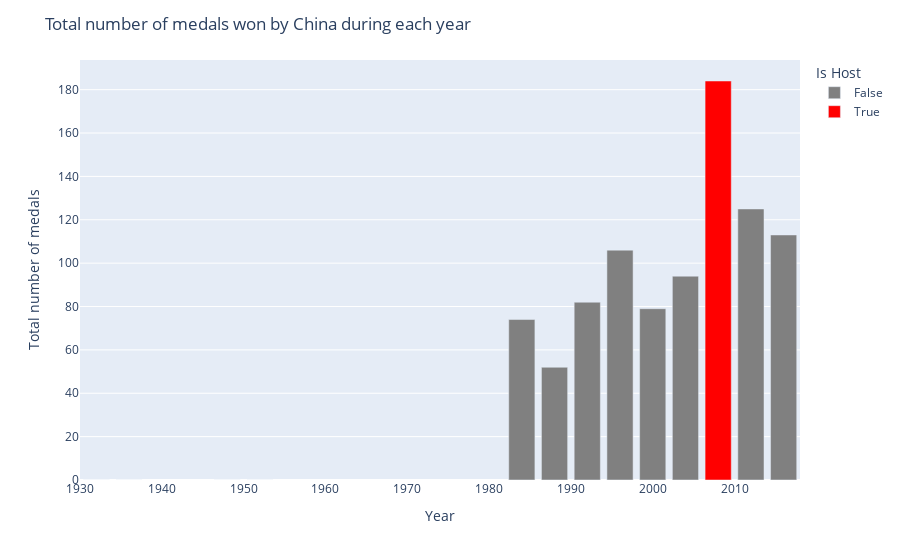

The code cell stored with this chart in its notebook:
### Code cell
chn_df = final_df_summer[final_df_summer['NOC'] == 'CHN']
final_chn = chn_df.groupby(['Year', 'Is Host']).count()['Medal'].reset_index()
color_discrete_map={
                 True: 'red',
                 False: 'grey'
                 }
fig = px.bar(final_chn,x='Year',y='Medal', color='Is Host',
             color_discrete_map=color_discrete_map,
             labels={
    'Medal': 'Total number of medals'
})
fig.update_layout(title='Total number of medals won by China during each year')
fig.show()

### Figure 1 — Plotly figure (JSON) as saved in the notebook; plotly's stock layout.template omitted (floating-point values rounded to 4 significant figures)
{"data": [{"alignmentgroup": "True", "hovertemplate": "Is Host=False<br>Year=%{x}<br>Total number of medals=%{y}<extra></extra>", "legendgroup": "False", "marker": {"color": "grey", "pattern": {"shape": ""}}, "name": "False", "offsetgroup": "False", "orientation": "v", "showlegend": true, "textposition": "auto", "type": "bar", "x": [1932, 1936, 1948, 1952, 1984, 1988, 1992, 1996, 2000, 2004, 2012, 2016], "xaxis": "x", "y": [0, 0, 0, 0, 74, 52, 82, 106, 79, 94, 125, 113], "yaxis": "y"}, {"alignmentgroup": "True", "hovertemplate": "Is Host=True<br>Year=%{x}<br>Total number of medals=%{y}<extra></extra>", "legendgroup": "True", "marker": {"color": "red", "pattern": {"shape": ""}}, "name": "True", "offsetgroup": "True", "orientation": "v", "showlegend": true, "textposition": "auto", "type": "bar", "x": [2008], "xaxis": "x", "y": [184], "yaxis": "y"}], "layout": {"barmode": "relative", "legend": {"title": {"text": "Is Host"}, "tracegroupgap": 0}, "margin": {"t": 60}, "title": {"text": "Total number of medals won by China during each year"}, "xaxis": {"anchor": "y", "domain": [0, 1], "title": {"text": "Year"}}, "yaxis": {"anchor": "x", "domain": [0, 1], "title": {"text": "Total number of medals"}}}}
